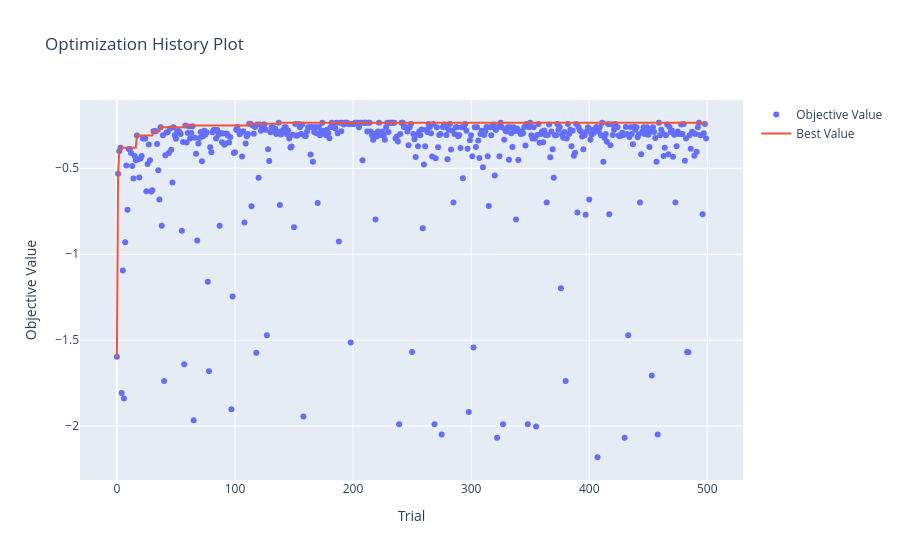

Source (notebook cell):
### Code cell
plot_optimization_history(study).show()

### Figure 1 — Plotly figure (JSON) as saved in the notebook; plotly's stock layout.template omitted (floating-point values rounded to 4 significant figures; data arrays with more than 128 entries replaced by an {"elided": "..."} marker saying what was removed)
{"data": [{"mode": "markers", "name": "Objective Value", "type": "scatter", "x": {"elided": "500 int values"}, "y": {"elided": "500 float values"}}, {"mode": "lines", "name": "Best Value", "type": "scatter", "x": {"elided": "500 int values"}, "y": {"elided": "500 float values"}}, {"marker": {"color": "#cccccc"}, "mode": "markers", "name": "Infeasible Trial", "showlegend": false, "type": "scatter", "x": [], "y": []}], "layout": {"title": {"text": "Optimization History Plot"}, "xaxis": {"title": {"text": "Trial"}}, "yaxis": {"title": {"text": "Objective Value"}}}}
